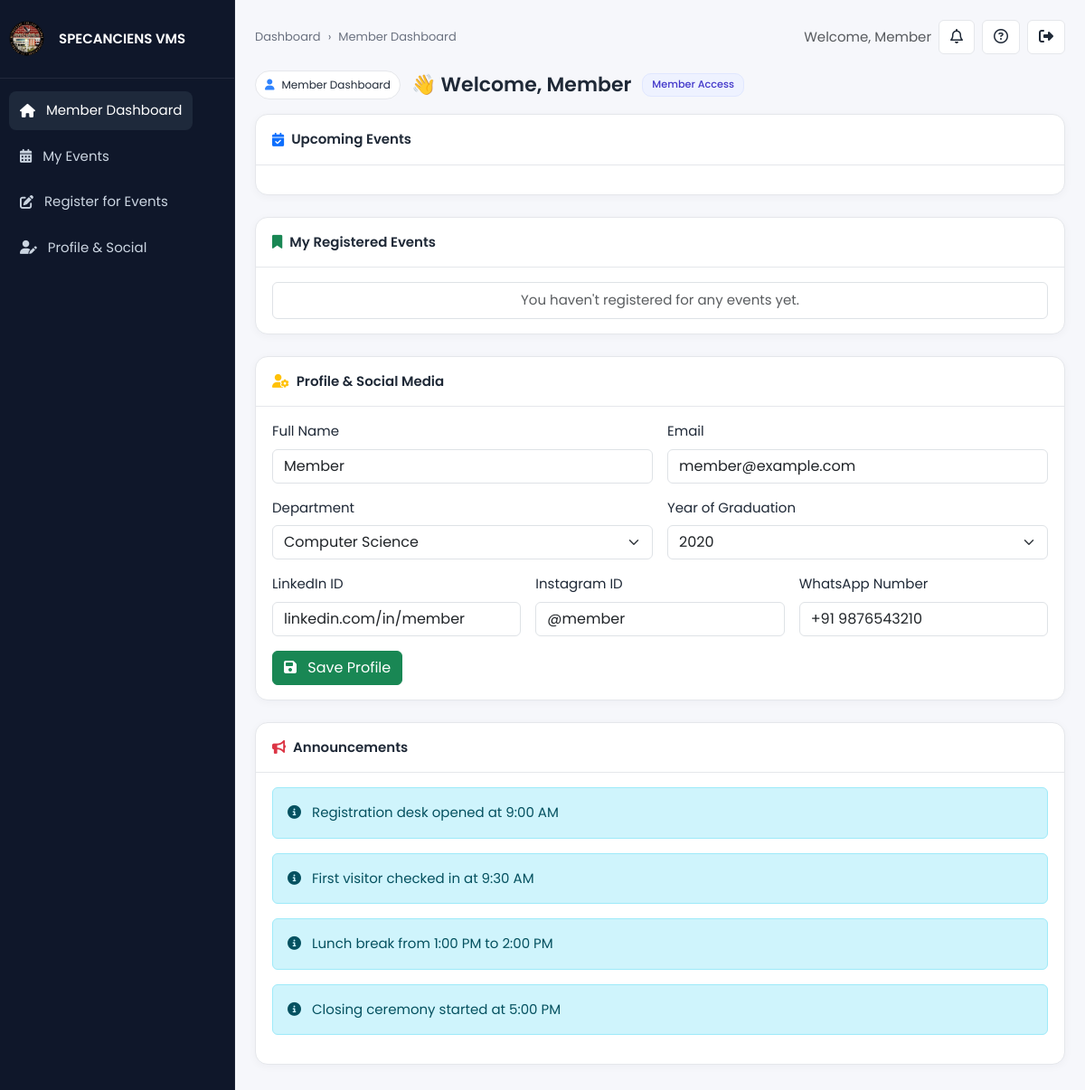
Page /visitor_dashbaord.php (signed in) on the committed database.
### tables this page shows
CREATE TABLE IF NOT EXISTS tbl_members (
  id INT AUTO_INCREMENT PRIMARY KEY,
  member_name VARCHAR(100) NOT NULL,
  emailid VARCHAR(150) NOT NULL UNIQUE,
  password VARCHAR(255) NOT NULL,
  department VARCHAR(100) NULL,
  graduation_year YEAR NULL,
  linkedin VARCHAR(255) NULL,
  instagram VARCHAR(255) NULL,
  whatsapp VARCHAR(30) NULL,
  created_at TIMESTAMP DEFAULT CURRENT_TIMESTAMP
);

CREATE TABLE IF NOT EXISTS tbl_coordinator_notes (
  id INT AUTO_INCREMENT PRIMARY KEY,
  note_type ENUM('LOG', 'ACTION_ITEM') NOT NULL,
  content TEXT NOT NULL,
  created_at TIMESTAMP DEFAULT CURRENT_TIMESTAMP
);

### visitor_dashbaord.php (the view, shortened to what this page needs)
<?php
include 'connection.php';
$name = $_SESSION['name'];
$id = $_SESSION['id'];
$member_query = mysqli_query($conn, "SELECT * FROM tbl_members WHERE id='$id'");
$member_data = mysqli_fetch_assoc($member_query);
$registered_events = [];
$announcements = mysqli_query($conn, "SELECT * FROM tbl_coordinator_notes WHERE note_type='LOG' ORDER BY created_at DESC LIMIT 5");
?>
<!DOCTYPE html>
<html lang="en">
<head>
  <link rel="stylesheet" href="https://cdnjs.cloudflare.com/ajax/libs/font-awesome/6.5.2/css/all.min.css"/>
  <link href="https://cdn.jsdelivr.net/npm/bootstrap@5.3.3/dist/css/bootstrap.min.css" rel="stylesheet"/>
</head>
<body>
  <aside class="sidebar" id="sidebar">
    <div class="brand">
  <img src="Images/SALogo.png" alt="Specanciens Logo" style="width:50px; height:50px; border-radius:8px; object-fit:cover; margin-left:-15px;">
  <span class="brand-text">SPECANCIENS VMS</span>
</div>
    <ul class="nav">
      <li><a href="member_dashboard.php" class="is-active"><i class="fa-solid fa-house"></i><span>Member Dashboard</span></a></li>
      <li><a href="#my-events"><i class="fa-solid fa-calendar-days"></i><span>My Events</span></a></li>
      <li><a href="#register-events"><i class="fa-solid fa-edit"></i><span>Register for Events</span></a></li>
      <li><a href="#profile"><i class="fa-solid fa-user-pen"></i><span>Profile & Social</span></a></li>
    </ul>
  </aside>
  <main class="main">
    <div class="topbar">
      <div class="crumbs">
        <a href="member_dashboard.php">Dashboard</a>
        <span>›</span>
        <span>Member Dashboard</span>
      </div>
      <div class="d-flex align-items-center gap-2">
        <span class="text-muted">Welcome, <?php echo htmlspecialchars($name); ?></span>
        <button class="btn btn-soft"><i class="fa-regular fa-bell"></i></button>
        <button class="btn btn-soft"><i class="fa-regular fa-circle-question"></i></button>
        <a href="logout.php" class="btn btn-soft"><i class="fa-solid fa-right-from-bracket"></i></a>
      </div>
    </div>
    <div class="d-flex align-items-center justify-content-between flex-wrap gap-3 mb-3">
      <div class="title-row">
        <span class="chip"><i class="fa-solid fa-user text-primary"></i> Member Dashboard</span>
        <h2>👋 Welcome, <?php echo htmlspecialchars($name); ?></h2>
        <span class="badge">Member Access</span>
      </div>
    </div>
    <div class="card-lite mb-4">
      <div class="card-head">
        <div class="d-flex align-items-center gap-2">
          <i class="fa-solid fa-calendar-check text-primary"></i>
          <span class="fw-semibold">Upcoming Events</span>
        </div>
      </div>
      <div class="card-body">
      </div>
    </div>
    <div class="card-lite mb-4">
      <div class="card-head">
        <div class="d-flex align-items-center gap-2">
          <i class="fa-solid fa-bookmark text-success"></i>
          <span class="fw-semibold">My Registered Events</span>
        </div>
      </div>
      <div class="card-body">
        <ul class="list-group">
          <?php if (count($registered_events) > 0) { ?>
            <?php foreach ($registered_events as $reg_event) { ?>
            <li class="list-group-item d-flex justify-content-between align-items-center">
              <?php echo htmlspecialchars($reg_event['event_name']); ?>
              <span class="badge bg-success">Registered</span>
            </li>
            <?php } ?>
          <?php } else { ?>
            <li class="list-group-item text-center text-muted">
              You haven't registered for any events yet.
            </li>
          <?php } ?>
        </ul>
      </div>
    </div>
    <div class="card-lite mb-4">
      <div class="card-head">
        <div class="d-flex align-items-center gap-2">
          <i class="fa-solid fa-user-gear text-warning"></i>
          <span class="fw-semibold">Profile & Social Media</span>
        </div>
      </div>
      <div class="card-body">
        <form id="profileForm" class="row g-3">
          <div class="col-md-6">
            <label class="form-label">Full Name</label>
            <input type="text" class="form-control" name="full_name" value="<?php echo htmlspecialchars($member_data['member_name'] ?? ''); ?>" required>
          </div>
          <div class="col-md-6">
            <label class="form-label">Email</label>
            <input type="email" class="form-control" name="email" value="<?php echo htmlspecialchars($member_data['emailid'] ?? ''); ?>" required>
          </div>
          <div class="col-md-6">
            <label class="form-label">Department</label>
            <select class="form-select" name="department">
              <?php
              $depts = mysqli_query($conn, "SELECT * FROM tbl_department WHERE status=1 ORDER BY department");
              while($dept = mysqli_fetch_assoc($depts)) {
                $selected = ($member_data['department'] ?? '') == $dept['department'] ? 'selected' : '';
                echo "<option value='{$dept['department']}' $selected>{$dept['department']}</option>";
              }
              ?>
            </select>
          </div>
          <div class="col-md-6">
            <label class="form-label">Year of Graduation</label>
            <select class="form-select" name="graduation_year">
              <?php for ($y = 2000; $y <= date("Y"); $y++) {
                $selected = ($member_data['graduation_year'] ?? '') == $y ? 'selected' : '';
                echo "<option value='$y' $selected>$y</option>";
              } ?>
            </select>
          </div>
          <div class="col-md-4">
            <label class="form-label">LinkedIn ID</label>
            <input type="text" class="form-control" name="linkedin" placeholder="linkedin.com/in/username" value="<?php echo htmlspecialchars($member_data['linkedin'] ?? ''); ?>">
          </div>
          <div class="col-md-4">
            <label class="form-label">Instagram ID</label>
            <input type="text" class="form-control" name="instagram" placeholder="@username" value="<?php echo htmlspecialchars($member_data['instagram'] ?? ''); ?>">
          </div>
          <div class="col-md-4">
            <label class="form-label">WhatsApp Number</label>
            <input type="text" class="form-control" name="whatsapp" placeholder="+91 9876543210" value="<?php echo htmlspecialchars($member_data['whatsapp'] ?? ''); ?>">
          </div>
          <div class="col-12">
            <button type="submit" class="btn btn-success"><i class="fa-solid fa-floppy-disk me-2"></i> Save Profile</button>
          </div>
        </form>
      </div>
    </div>
    <div class="card-lite mb-4">
      <div class="card-head">
        <div class="d-flex align-items-center gap-2">
          <i class="fa-solid fa-bullhorn text-danger"></i>
          <span class="fw-semibold">Announcements</span>
        </div>
      </div>
      <div class="card-body">
        <?php while($announcement = mysqli_fetch_assoc($announcements)) { ?>
        <div class="alert alert-info">
          <i class="fa-solid fa-circle-info me-2"></i> <?php echo htmlspecialchars($announcement['content']); ?>
        </div>
        <?php } ?>
      </div>
    </div>
  </main>
</body>
</html>

### visitor_dashbaord.php (style rules this page uses)
:root { --bg:#f6f7fb; --card:#ffffff; --ink:#1f2937; --ink-soft:#6b7280; --edge:#e5e7eb; --brand:#2563eb; --accent:#10b981; --warn:#f59e0b; --danger:#ef4444; }
* { box-sizing:border-box }
body { margin:0; background:var(--bg); color:var(--ink); font-family:'Poppins',sans-serif; font-size:15px; }
.sidebar { position:fixed; inset:0 auto 0 0; width:260px; background:#0f172a; color:#fff; border-right:1px solid rgba(255,255,255,0.06); display:flex; flex-direction:column; }
.brand { padding:18px 20px; border-bottom:1px solid rgba(255,255,255,0.08); display:flex; align-items:center; gap:10px; font-weight:600; }
.nav { list-style:none; padding:10px 10px 24px; margin:0; overflow:auto; }
.nav a { display:flex; gap:12px; align-items:center; padding:10px 12px; margin:4px 0; color:#cbd5e1; text-decoration:none; border-radius:8px; transition:all .15s ease; }
.nav .is-active { background:#1e293b; color:#fff }
.main { margin-left:260px; padding:22px; min-height:100vh; }
.card-lite { background:var(--card); border:1px solid var(--edge); border-radius:14px; box-shadow:0 2px 10px rgba(16,24,40,.04); }
.card-head { padding:16px 18px; border-bottom:1px solid var(--edge); display:flex; align-items:center; justify-content:space-between; gap:12px; }
.card-body { padding:16px 18px; }
.chip { display:inline-flex; align-items:center; gap:8px; padding:6px 10px; border-radius:20px; font-size:12px; border:1px solid var(--edge); background:#fff; }
.chip i { opacity:.85 }
.btn-soft { border:1px solid var(--edge); background:#fff; color:var(--ink); }
.topbar { display:flex; align-items:center; justify-content:space-between; gap:14px; margin-bottom:18px; }
.crumbs { display:flex; align-items:center; gap:8px; color:var(--ink-soft); font-size:13px; }
.crumbs a { color:var(--ink-soft); text-decoration:none }
.title-row { display:flex; align-items:center; gap:12px; }
.title-row h2 { margin:0; font-weight:600; font-size:22px; }
.title-row .badge { background:#eef2ff; color:#4338ca; border:1px solid #e0e7ff; padding:6px 10px; border-radius:10px; font-weight:500; }

### rows in the picture
tbl_members: full_name "Member", email "member@example.com", linkedin "linkedin.com/in/member", instagram "@member", whatsapp "+91 9876543210"
tbl_coordinator_notes: content "Registration desk opened at 9:00 AM"
tbl_coordinator_notes: content "First visitor checked in at 9:30 AM"
tbl_coordinator_notes: content "Lunch break from 1:00 PM to 2:00 PM"
tbl_coordinator_notes: content "Closing ceremony started at 5:00 PM"

### other values in the picture
$name "Member"
form field department "Computer Science"
form field graduation_year "2020"
